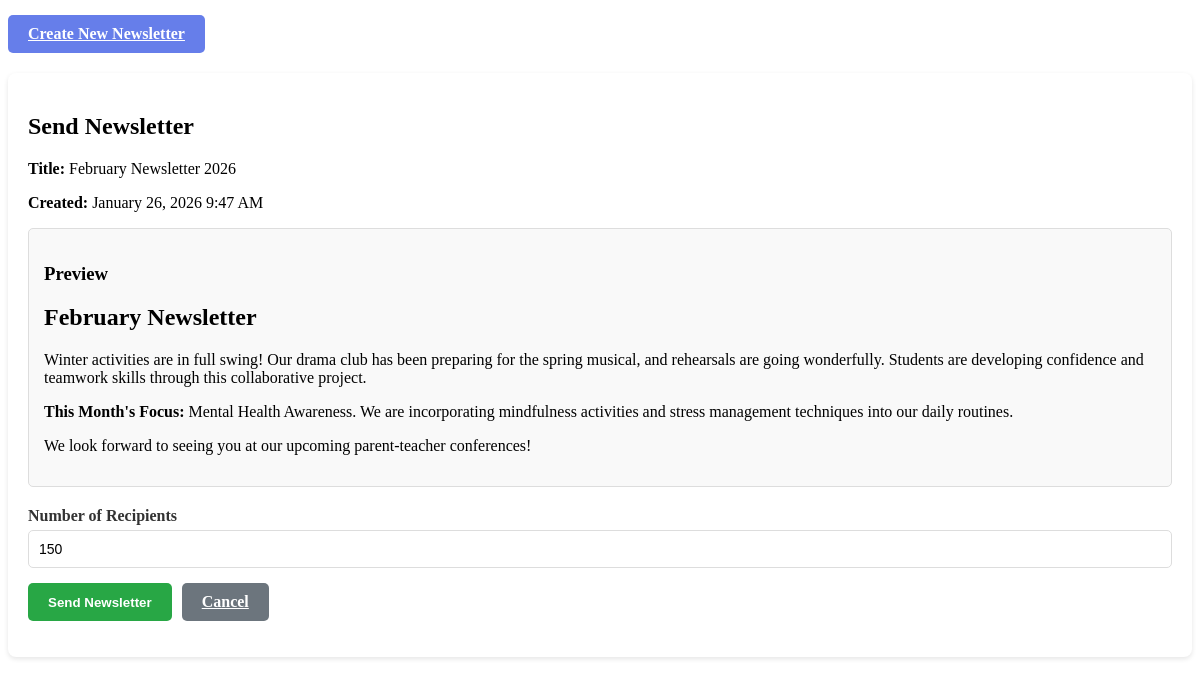
The app's page /admin/pages/newsletter.php?page=newsletter&action=send&id=2 with its own data.
### tables this page shows
CREATE TABLE IF NOT EXISTS newsletters (
    id INT PRIMARY KEY AUTO_INCREMENT,
    title VARCHAR(255) NOT NULL,
    content LONGTEXT NOT NULL,
    recipient_count INT DEFAULT 0,
    sent_date DATETIME,
    is_sent BOOLEAN DEFAULT FALSE,
    created_at TIMESTAMP DEFAULT CURRENT_TIMESTAMP,
    updated_at TIMESTAMP DEFAULT CURRENT_TIMESTAMP ON UPDATE CURRENT_TIMESTAMP
);

### admin/pages/newsletter.php (the view, shortened to what this page needs)
<?php
$action = $_GET['action'] ?? 'list';
$newsletters = [];
$result = $conn->query("SELECT * FROM newsletters ORDER BY created_at DESC");
if ($result) {
    while ($row = $result->fetch_assoc()) {
        $newsletters[] = $row;
    }
}
?>
<div class="button-group" style="margin-bottom: 20px;">
    <a href="?page=newsletter&action=create" class="btn btn-primary">Create New Newsletter</a>
</div>
<?php if ($action === 'create'): ?>
    <div class="form-container">
        <h2>Create New Newsletter</h2>
        <form method="POST">
            <div class="form-group">
                <label for="title">Newsletter Title</label>
                <input type="text" id="title" name="title" required placeholder="e.g., February Newsletter 2026">
            </div>
            <div class="form-group">
                <label for="content">Newsletter Content</label>
                <textarea id="content" name="content" required placeholder="Enter newsletter content (HTML supported)"></textarea>
            </div>
            <div class="button-group">
                <button type="submit" name="create_newsletter" class="btn btn-primary">Create Newsletter</button>
                <a href="?page=newsletter" class="btn btn-secondary">Cancel</a>
            </div>
        </form>
    </div>
<?php elseif ($action === 'send' && isset($_GET['id'])): ?>
    <?php
    $id = intval($_GET['id']);
    $newsletter = null;
    foreach ($newsletters as $n) {
        if ($n['id'] == $id) {
            $newsletter = $n;
            break;
        }
    }
    if (!$newsletter) {
        echo '<div class="error">Newsletter not found.</div>';
    } elseif ($newsletter['is_sent']) {
        echo '<div class="error">This newsletter has already been sent.</div>';
    } else {
    ?>
        <div class="form-container">
            <h2>Send Newsletter</h2>
            <p><strong>Title:</strong> <?php echo htmlspecialchars($newsletter['title']); ?></p>
            <p><strong>Created:</strong> <?php echo date('F j, Y g:i A', strtotime($newsletter['created_at'])); ?></p>
            <div style="background: #f9f9f9; padding: 15px; border-radius: 5px; margin-bottom: 20px; border: 1px solid #ddd;">
                <h3>Preview</h3>
                <div><?php echo $newsletter['content']; ?></div>
            </div>
            <form method="POST">
                <div class="form-group">
                    <label for="recipient_count">Number of Recipients</label>
                    <input type="number" id="recipient_count" name="recipient_count" required min="1" value="150" placeholder="e.g., 150">
                </div>
                <div class="button-group">
                    <button type="submit" name="send_newsletter" class="btn btn-success">Send Newsletter</button>
                    <a href="?page=newsletter" class="btn btn-secondary">Cancel</a>
                </div>
            </form>
        </div>
    <?php
    }
    ?>
<?php endif; ?>

### admin/pages/newsletter.php (style rules this page uses)
.form-container { background: white; padding: 20px; border-radius: 8px; box-shadow: 0 2px 5px rgba(0, 0, 0, 0.1); margin-bottom: 20px; }
.form-group { margin-bottom: 15px; }
.form-group label { display: block; margin-bottom: 5px; font-weight: 600; color: #333; }
.form-group input[type="text"], .form-group textarea, .form-group input[type="number"] { width: 100%; padding: 10px; border: 1px solid #ddd; border-radius: 5px; font-family: 'Nunito', sans-serif; font-size: 14px; }
.button-group { display: flex; gap: 10px; margin-top: 15px; }
.btn { padding: 10px 20px; border: none; border-radius: 5px; cursor: pointer; font-weight: 600; transition: background 0.3s; }
.btn-primary { background: #667eea; color: white; }
.btn-secondary { background: #6c757d; color: white; }
.btn-success { background: #28a745; color: white; }

### records on screen
newsletters: title "February Newsletter 2026", created_at "January 26, 2026 9:47 AM", content "February Newsletter Winter activities are in full swing! Our drama club has been preparing for the spring musical, and rehearsals are going wonderfully. Students are developing confidence and teamwork skills through this collaborative project. This Month's Focus: Mental Health Awareness. We are incorporating mindfulness activities and stress management techniques into our daily routines. We look forward to seeing you at our upcoming parent-teacher conferences!"
